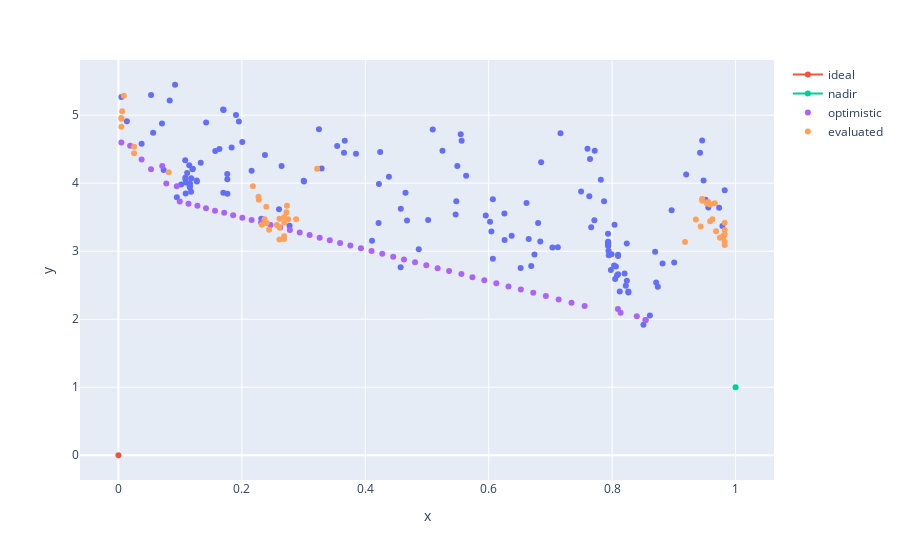

Notebook cell for this chart:
### Code cell
fig.add_scatter(x=evaluated[:,0], y=evaluated[:,1], name="evaluated", mode="markers")
